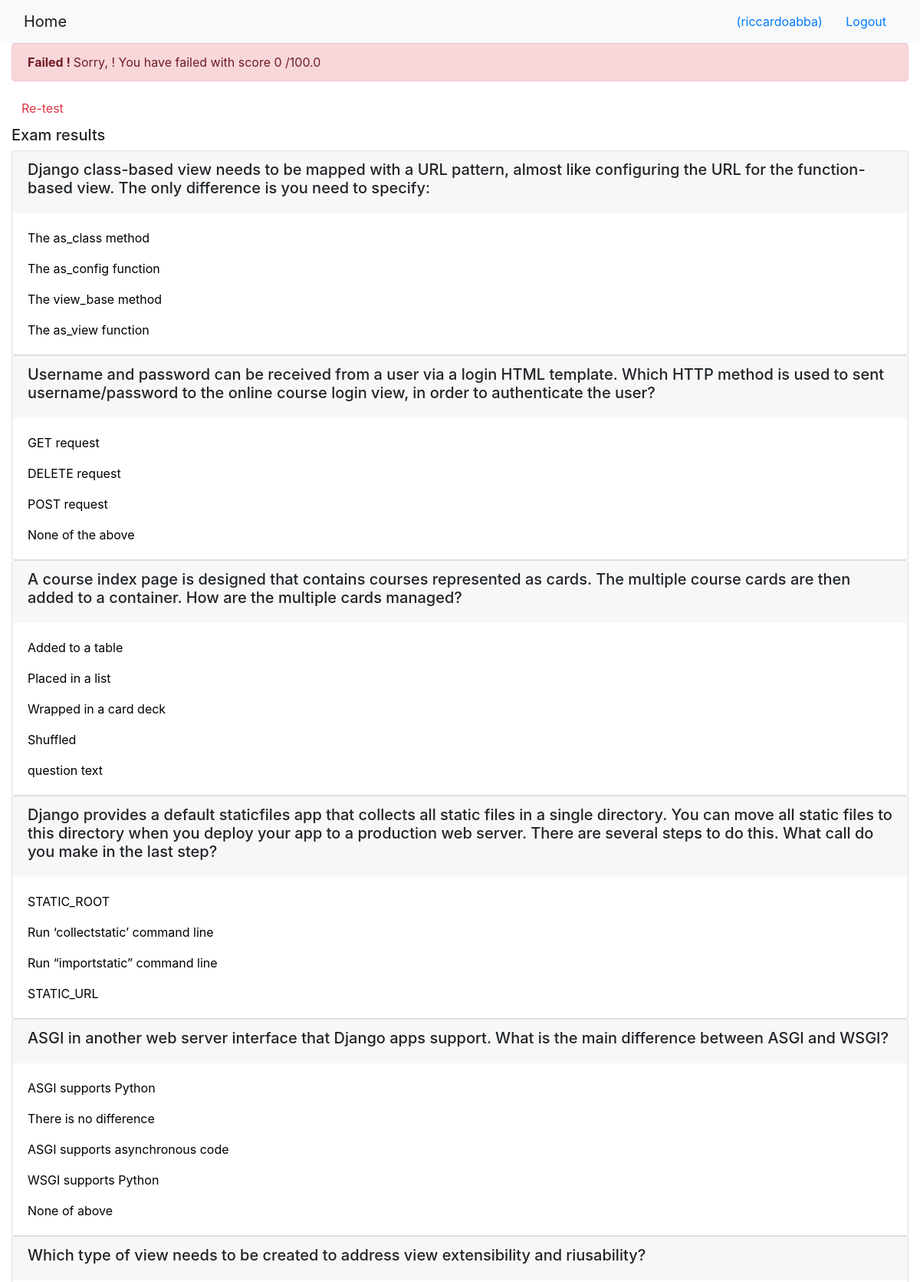
The page /onlinecourse/course/1/submission/1/result/ (signed in, upper part) on the database its author committed.
### onlinecourse/models.py (models this page shows)
class Question(models.Model):
    course = models.ForeignKey(Course, on_delete=models.CASCADE)
    title = models.CharField(max_length=550, default="question title")
    question_text = models.CharField(max_length=550, default="question text")
    grade = models.FloatField(default=5.0)
    def is_get_score(self, selected_ids):
        all_answers = self.choice_set.filter(is_correct=True).count()
        selected_correct = self.choice_set.filter(is_correct=True, id__in=selected_ids).count()
        if all_answers == selected_correct:
            return True
        else:
            return False

class Choice(models.Model):
    question = models.ForeignKey(Question, on_delete=models.CASCADE)
    choice_content = models.CharField(max_length=550, default="choise text")
    is_correct = models.BooleanField(default = False)

### onlinecourse/views.py (the view)
# urls.py: path('course/<int:course_id>/submission/<int:submission_id>/result/', views.show_exam_result, name='show_exam_result'),
def show_exam_result(request, course_id, submission_id):
    course = get_object_or_404(Course, pk=course_id)
    submission = get_object_or_404(Submission, pk=submission_id)
    choices = submission.choices.all()
    total_result, result = 0, 0
    for question in course.question_set.all():
        total_result += question.grade
        if question.is_get_score(choices):
            result += question.grade
    return render(
        request,
        'onlinecourse/exam_result_bootstrap.html',
        {"course":course, "choices":choices,"result":result,
            "total_result": total_result,
            "submission": submission,
            "grade": int((result / total_result) * 100) }
    )

### onlinecourse/templates/onlinecourse/exam_result_bootstrap.html (shortened to what this page needs)
<!DOCTYPE html>
<html lang="en">
<head>
    {% load static %}
    <link rel="stylesheet" href="https://maxcdn.bootstrapcdn.com/bootstrap/4.5.2/css/bootstrap.min.css">
</head>
<body>
 <nav class="navbar navbar-light bg-light">
    <div class="container-fluid">
        <div class="navbar-header">
              <a class="navbar-brand" href="{% url 'onlinecourse:index' %}">Home</a>
        </div>
        <ul class="nav navbar-nav navbar-right">
            {% if user.is_authenticated %}
            <li>
                <a class="btn btn-link" href="#">{{ user.first_name }}({{ user.username }})</a>
                <a class="btn btn-link" href="{% url 'onlinecourse:logout' %}">Logout</a>
            </li>
            {% endif %}
        </ul>
    </div>
</nav>
<div class="container-fluid">
    {% if grade >= 80 %}
    <div class="alert alert-success">
       <b> Congratulations, {{user.name}} ! </b> You have passed the exam and completed
            the course with score {{result}} /{{total_result}}
    </div>
        {% else %}
        <div class="alert alert-danger">
            <b> Failed ! </b>Sorry, {{user.name}} ! You have failed with score  {{result}} /{{total_result}}
        </div>
        <a class="btn btn-link text-danger" href="{% url 'onlinecourse:course_details' course.id %}">Re-test</a>
        {% endif %}
        <div class="card-columns-vertical mt-1">
        <h5 class="">Exam results</h5>
            {% for question in course.question_set.all %}
                <div class="card">
                    <div class="card-header border-light">
                        <h5>{{question.question_text}}</h5>
                    </div>
                    <div class="card-body">
                        {% for choice in question.choice_set.all %}
                           {% if choice.is_correct and choice in choices %}
                            <p class="card-text" style="color:green">Correct answer: {{choice.choice_content}}</p>
                            {% elif choice.is_correct == False and choice in choices %}
                            <p class="card-text" style="color:red">Wrong answer: {{choice.choice_content}}</p>
                            {% else %}
                            <p class="card-text" style="color:black">{{choice.choice_content}}</p>
                            {% endif %}
                        {% endfor %}
                    </div>
                </div>
            {% endfor %}
        </div>
    </div>
</body>
</html>

### rows shown on the page
Question: question_text "Django class-based view needs to be mapped with a URL pattern, almost like configuring the URL for the function-based view. The only difference is you need to specify:"
Choice: choice_content "The as_class method"
Choice: choice_content "The as_config function"
Choice: choice_content "The view_base method"
Choice: choice_content "The as_view function"
Question: question_text "Username and password can be received from a user via a login HTML template. Which HTTP method is used to sent username/password to the online course login view, in order to authenticate the user?"
Choice: choice_content "GET request"
Choice: choice_content "DELETE request"
Choice: choice_content "POST request"
Choice: choice_content "None of the above"
Question: question_text "A course index page is designed that contains courses represented as cards. The multiple course cards are then added to a container. How are the multiple cards managed?"
Choice: choice_content "Added to a table"
Choice: choice_content "Placed in a list"
Choice: choice_content "Wrapped in a card deck"
Choice: choice_content "Shuffled"
Choice: choice_content "question text"
Question: question_text "Django provides a default staticfiles app that collects all static files in a single directory. You can move all static files to this directory when you deploy your app to a production web server. There are several steps to do this. What call do you make in the last step?"
Choice: choice_content "STATIC_ROOT"
Choice: choice_content "Run ‘collectstatic’ command line"
Choice: choice_content "Run “importstatic” command line"
Choice: choice_content "STATIC_URL"
Question: question_text "ASGI in another web server interface that Django apps support. What is the main difference between ASGI and WSGI?"
Choice: choice_content "ASGI supports Python"
Choice: choice_content "There is no difference"
Choice: choice_content "ASGI supports asynchronous code"
Choice: choice_content "WSGI supports Python"
Choice: choice_content "None of above"
Question: question_text "Which type of view needs to be created to address view extensibility and riusability?"

### other values the page prints
{{ user.username }} "riccardoabba"
{{ result }} "0"
{{ total_result }} "100.0"
